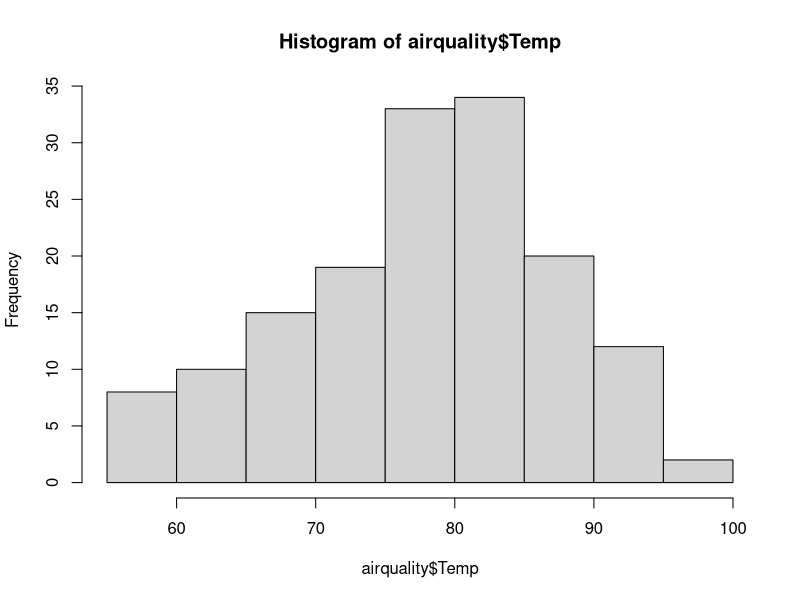
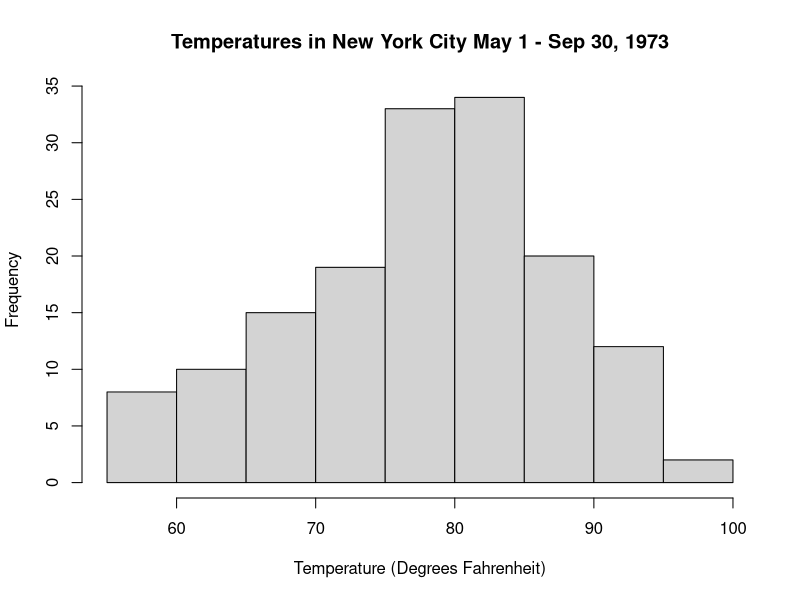
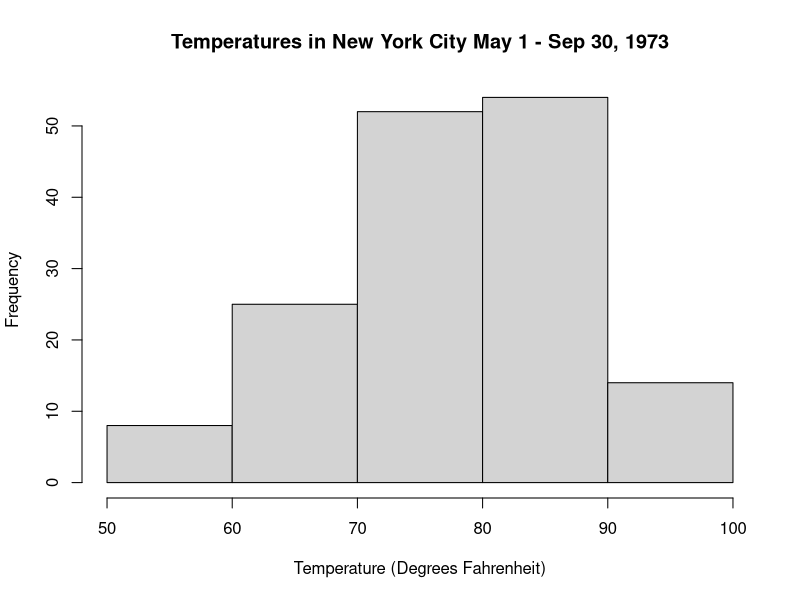
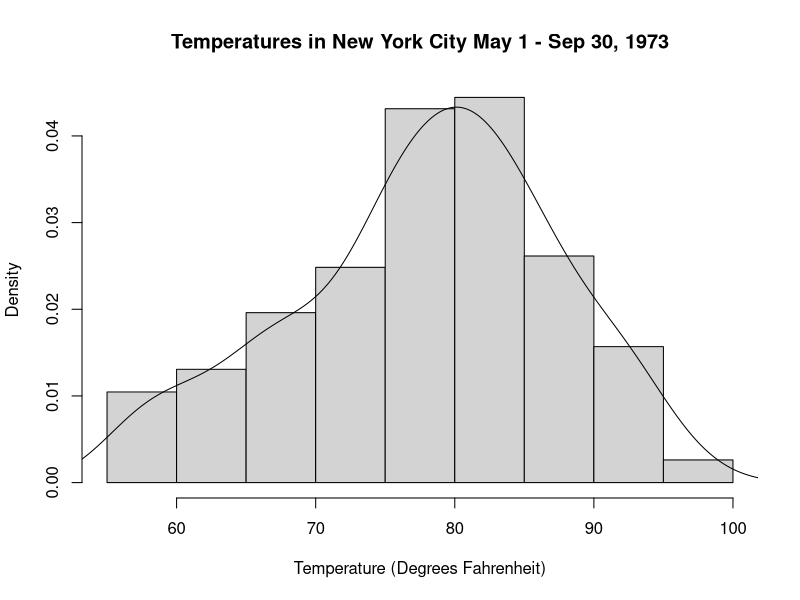
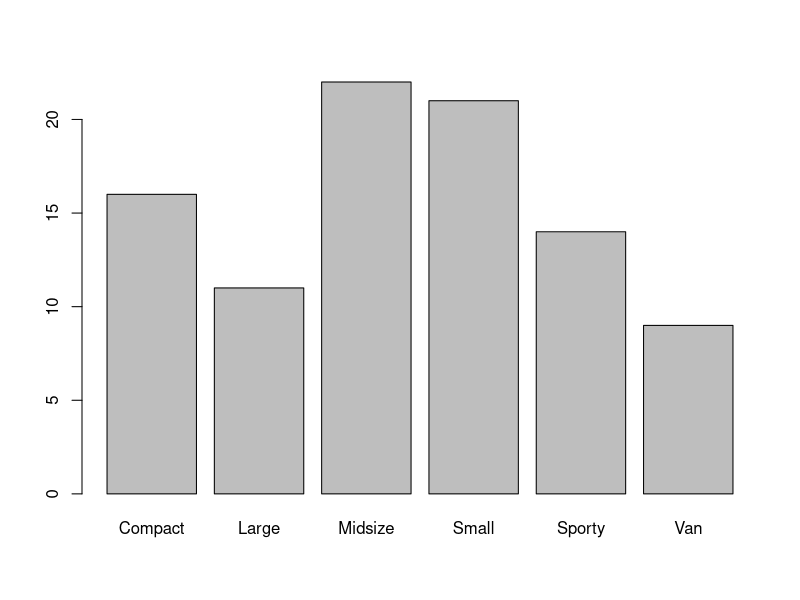
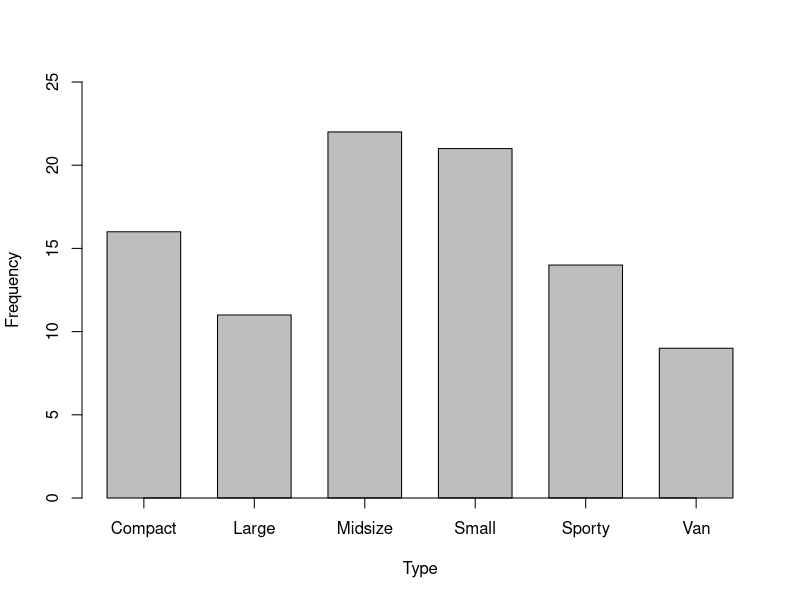
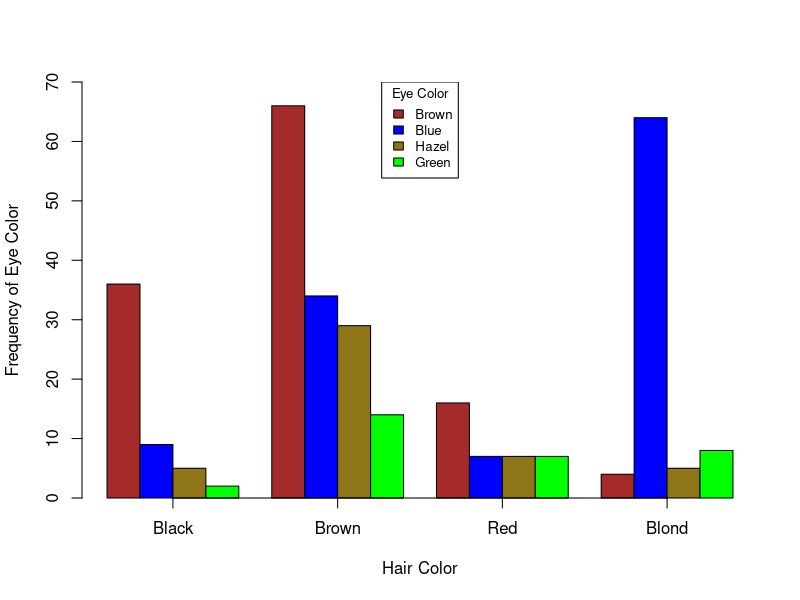
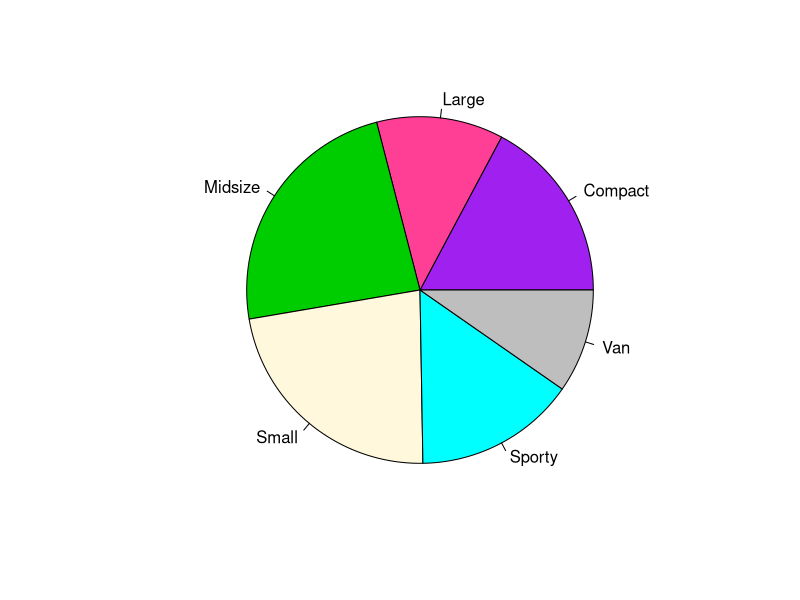

Source code (R) for these figures, in order:
# หนังสือ R Programming สำหรับการวิเคราะห์และแสดงข้อมูลด้วยภาพ
# ผศ.ประกายรัตน์ วิเศษสงวน และ อ.อมรวิทย์ วิเศษสงวน
# พิมพ์ครั้งที่ 2 กันยายน 2566

# บทที่ 3  แสดงภาพกราฟิกด้วย R 

# Chapter 3

## Base R
### Histograms
library(datasets)
head(airquality)

hist(airquality$Temp)

hist(airquality$Temp, xlab = "Temperature (Degrees Fahrenheit)",
     main = "Temperatures in New York City May 1 - Sep 30, 1973")

hist(airquality$Temp, xlab = "Temperature (Degrees Fahrenheit)",
     main = "Temperatures in New York City May 1 - Sep 30, 1973",
     breaks = 4)

### Density plots
hist(airquality$Temp, xlab = "Temperature (Degrees Fahrenheit)",
     main = "Temperatures in New York City May 1 - Sep 30, 1973",
     probability = TRUE)

lines(density(airquality$Temp))

density(airquality$Temp)

### Bar plots
library(MASS)
head(Cars93[1:3])

table(Cars93$Type)
barplot(table(Cars93$Type))

barplot(table(Cars93$Type), ylim = c(0,25),
        xlab = "Type", ylab = "Frequency",
        axis.lty = "solid",
        space=.5)

### Grouping the bars
library(datasets)
females <- HairEyeColor[, , 2]
females

color.names <- c("brown", "blue", "#8e7618", "green")

t(females)
barplot(t(females), beside = T, ylim = c(0,70),
        xlab = "Hair Color", ylab = "Frequency of Eye Color",
        col = color.names,
        axis.lty="solid")
legend("top", rownames(t(females)),
       cex=0.8,
       fill=color.names, title="Eye Color")

### Pie graphs
library(MASS)
pie(table(Cars93$Type), radius = 0.9,
    col = c("purple", "violetred1", "green3", "cornsilk", "cyan", "grey"))
table(Cars93$Type)

### Scatterplots
library(datasets)
plot(airquality$Ozone, airquality$Temp,
     pch = 16,
     xlab = "Ozone (ppb)", ylab = "Temperature (degrees F)",
     main = "Temperature vs Ozone")

### Scatterplot matrix
library(datasets)
Ozone_Temp_Wind <- subset(airquality, select = c(Ozone, Temp, Wind))
head(Ozone_Temp_Wind)

pairs(Ozone_Temp_Wind, pch = 4)

### Box plots
library(datasets)
boxplot(Temp ~ Month, data = airquality, xaxt = "n")
axis(1, at = 1:5, labels = c("May", "Jun", "Jul", "Aug", "Sep"))

## ggplot2
library(ggplot2)
library(datasets)
ggplot(airquality, aes(x = Temp))

ggplot(airquality, aes(x = Temp)) +
  geom_histogram()

### Histograms
ggplot(airquality, aes(x = Temp)) +
  geom_histogram(bins = 10, color = "black", fill = "grey80") +
  theme_bw() +
  labs(x = "Temperature (Fahrenheit)", y = "Frequency",
       title = "Temperatures in the airquality Data Frame")

### Bar plots
library(MASS)
ggplot(Cars93, aes(x = Type)) +
  geom_bar() +
  labs(y = "Frequency", title = "Car Type and Frequency in Cars93")

### Grouping bar plots
Type_Origin <- subset(Cars93, select = c(Type, Origin))
ggplot(Type_Origin, aes(x = Type, fill = Origin)) +
  geom_bar(position = "dodge", color = "black") +
  scale_fill_grey(start = 0.5, end = 1)

ggplot(Type_Origin, aes(x = Type)) +
  geom_bar(position = "dodge", color = "black",
           aes(fill = Origin))

### Stacked bar plot
library(datasets)
females <- HairEyeColor[, , 2]
females

str(females)

females_df <- data.frame(females)
head(females_df)

str(females_df)

library(ggplot2)
ggplot(females_df, aes(x = Hair, y = Freq, fill = Eye)) +
  geom_bar(position = "dodge", color = "black",
           stat = "identity") +
  scale_fill_grey(start = 0, end = 1)

### Scatterplots
library(MASS)
ggplot(Cars93, aes(x = Price, y = Length)) +
  geom_point()

ggplot(Cars93, aes(x = Price, y = Length, color = Origin)) +
  geom_point(size = 3) +
  scale_color_grey(start = 0, end = 0.5)

library(datasets)
library(tidyr)

airquality_noNA <- drop_na(airquality)
meanOzone <- mean(airquality_noNA$Ozone)
OzoneLevel <- NULL

for(i in 1:nrow(airquality_noNA)) {
  if (airquality_noNA$Ozone[i] <= meanOzone) 
    {OzoneLevel[i] <- "Low level"}
  else
  {OzoneLevel[i] <- "High level"}
  }

df <- cbind(airquality_noNA, OzoneLevel)
head(df)

library(ggplot2)
ggplot(df, aes(x = Wind, y = Temp, color = OzoneLevel)) +
  geom_point(size = 2) +
  scale_color_hue(h = c(10,200))


### 3-Dimensional scatterplot
library(scatterplot3d)
with(airquality,
     scatterplot3d(Temp ~ Wind + Ozone, pch = 19))

### Scatterplot matrix
library(datasets)
library(tidyr)
airquality_noNA <- drop_na(airquality)
subset_a <- subset(airquality_noNA, 
                   select = c(Ozone, Wind, Temp, Solar.R))

library(ggplot2)
library(GGally)
ggpairs(subset_a)

### Box plots
ggplot(airquality, aes(x=as.factor(Month), y=Temp)) +
  geom_boxplot()

ggplot(airquality, aes(x = as.factor(Month), y = Temp)) +
  geom_boxplot() +
  geom_point() +
  labs(y = "Temperature", x = "Month") +
  scale_x_discrete(labels = c("May", "Jun", "Jul", "Aug", "Sep"))
